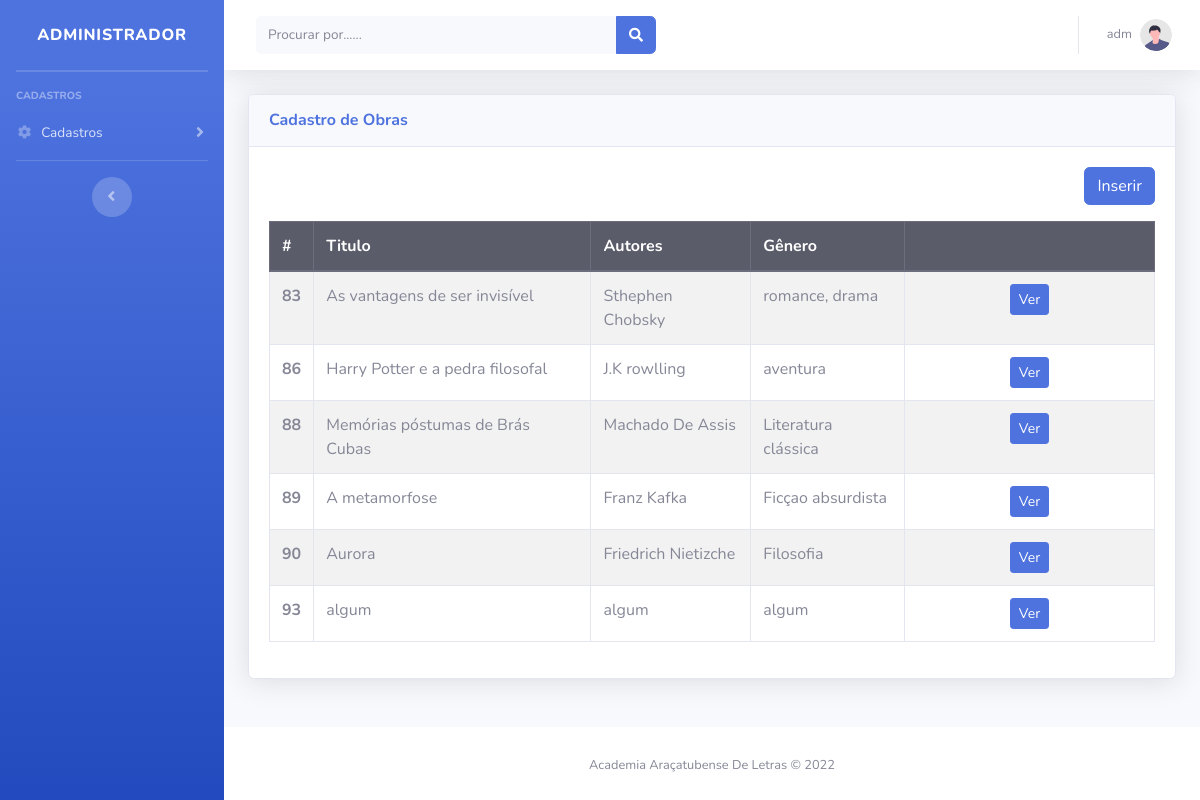
The app's page /modulos/obras/obras.php (signed in) with its own data.
### tables this page shows
CREATE TABLE `usuario` (
  `id` int(11) NOT NULL,
  `nome` varchar(150) NOT NULL,
  `email` varchar(100) NOT NULL,
  `telefone` bigint(20) NOT NULL,
  `senha` varchar(20) NOT NULL
);

CREATE TABLE `obra` (
  `idObra` int(11) NOT NULL,
  `tituloObra` varchar(250) NOT NULL,
  `autoresObra` text NOT NULL,
  `sinopseObra` text NOT NULL,
  `imagemObra` varchar(200) NOT NULL,
  `isbnObra` varchar(30) NOT NULL,
  `anoObra` varchar(40) NOT NULL,
  `paginasObra` varchar(5) NOT NULL,
  `pdfObra` varchar(200) NOT NULL,
  `linkObra` varchar(200) NOT NULL,
  `generoObra` varchar(20) NOT NULL,
  `id_usuario` int(11) NOT NULL
);

### config.php (called while the page is built, shortened)
<?php
    function arquivo($file)
    {
        return ROOT_PATH . $file;
    }
    function usuario()
    {
        $id = $_SESSION['usuario'];
        $sql = "SELECT * FROM usuario WHERE id = $id";
        $query = $GLOBALS['conexaoBanco']->query($sql);
        return $query->fetch();
    }

### modulos/obras/obras.php (the view, shortened to what this page needs)
<!DOCTYPE html>
<html lang="pt-br">
<?php
include '../../config.php';
?>
<?php include_once path('template/head.php'); ?>
<body id="page-top">
    <div id="wrapper">
        <?php include_once path('template/sidebar.php'); ?>
        <div id="content-wrapper" class="d-flex flex-column">
            <div id="content">
                <?php include_once path('template/navbar.php'); ?>
                <div class="container-fluid">
                    <div class="row">
                        <div class="col-12 mb-4">
                            <div class="card shadow mb-4">
                                <div class="card-header py-3">
                                    <h6 class="m-0 font-weight-bold text-primary">Cadastro de Obras</h6>
                                </div>
                                <div class="card-body">
                                    <div class="text-right mb-3">
                                        <a class="btn btn-primary" href="inserir.php">Inserir</a>
                                    </div>
                                    <table class="table table-bordered table-striped">
                                        <thead>
                                            <tr class="thead-dark">
                                                <th>#</th>
                                                <th>Titulo</th>
                                                <th>Autores</th>
                                                <th>Gênero</th>
                                                <th></th>
                                            </tr>
                                        </thead>
                                        <tbody>
                                            <?php
                                            $pdo = Banco::conectar();
                                            $id_usuario = usuario()['id'];
                                            $sql = "SELECT * FROM  obra WHERE id_usuario = $id_usuario ";
                                            foreach ($pdo->query($sql) as $row) { ?>
                                                <tr>
                                                    <th scope="row"><?= $row['idObra'] ?></th>
                                                    <td><?= $row['tituloObra'] ?></td>
                                                    <td><?= $row['autoresObra'] ?></td>
                                                    <td><?= $row['generoObra'] ?></td>
                                                    <td width='250' class="text-center">
                                                        <a class="btn btn-sm btn-primary " href="visualizar.php?idObra=<?= $row['idObra'] ?>">Ver</a>
                                                    </td>
                                                </tr>
                                            <?php }
                                             ?>
                                        </tbody>
                                    </table>
                                </div>
                            </div>
                        </div>
                    </div>
                </div>
                <footer class="sticky-footer bg-white">
                    <div class="container my-auto">
                        <div class="copyright text-center my-auto">
                            <span>Academia Araçatubense De Letras &copy; 2022</span>
                        </div>
                    </div>
                </footer>
            </div>
        </div>
</body>
</html>

### template/navbar.php (shortened to what this page needs)
<nav class="navbar navbar-expand navbar-light bg-white topbar mb-4 static-top shadow">
    <form class="d-none d-sm-inline-block form-inline mr-auto ml-md-3 my-2 my-md-0 mw-100 navbar-search">
        <div class="input-group">
            <input type="text" class="form-control bg-light border-0 small" placeholder="Procurar por......" aria-label="Search" aria-describedby="basic-addon2">
            <div class="input-group-append">
                <button class="btn btn-primary" type="button">
                    <i class="fas fa-search fa-sm"></i>
                </button>
            </div>
        </div>
    </form>
    <ul class="navbar-nav ml-auto">
        <li class="nav-item dropdown no-arrow">
            <a class="nav-link dropdown-toggle" href="#" id="userDropdown" role="button" data-toggle="dropdown" aria-haspopup="true" aria-expanded="false">
                <span class="mr-2 d-none d-lg-inline text-gray-600 small"><?= usuario()['nome'] ?></span>
                <img class="img-profile rounded-circle" src="<?= arquivo('img/undraw_profile.svg') ?>">
            </a>
        </li>
    </ul>
</nav>

### records on screen
usuario: nome "adm"
obra: idObra "83", tituloObra "As vantagens de ser invisível", autoresObra "Sthephen Chobsky", generoObra "romance, drama"
obra: idObra "86", tituloObra "Harry Potter e a pedra filosofal", autoresObra "J.K rowlling", generoObra "aventura"
obra: idObra "88", tituloObra "Memórias póstumas de Brás Cubas", autoresObra "Machado De Assis", generoObra "Literatura clássica"
obra: idObra "89", tituloObra "A metamorfose", autoresObra "Franz Kafka", generoObra "Ficçao absurdista"
obra: idObra "90", tituloObra "Aurora", autoresObra "Friedrich Nietizche", generoObra "Filosofia"
obra: idObra "93", tituloObra "algum", autoresObra "algum", generoObra "algum"
